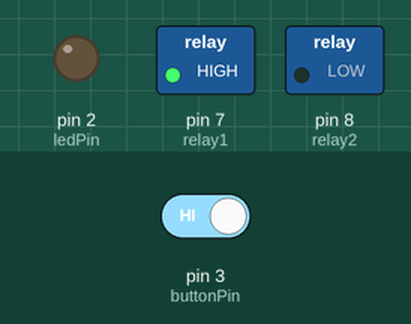
Recording of a sketch running on a simulated Arduino Uno, built with avr-gcc and run on an emulated ATmega328P. Parts: switched loads named in the sketch (green lamp = pin HIGH), output pins drawn as LEDs (lit = HIGH). The inputs (shaded band) are chosen by the test bench; at power-on: pin 3 (buttonPin) HIGH.

Above: at 10.8 s.
10.9 s: pin 3 (buttonPin) driven LOW
At 16.4 s:
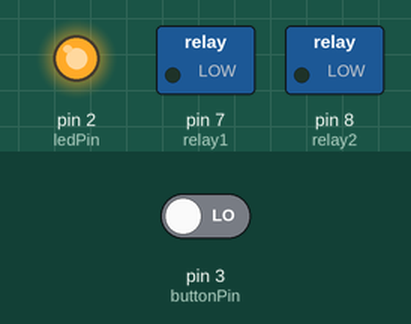
16.9 s: pin 3 (buttonPin) driven HIGH
At 26.4 s:
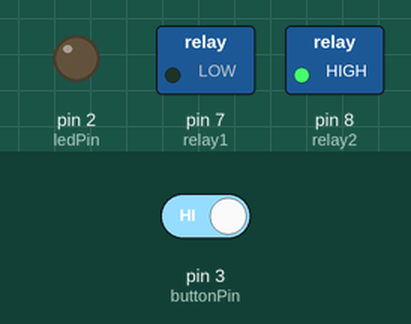
Timing chart, 0 to 31.5 s (numbered marks = the images above; inputs shaded):
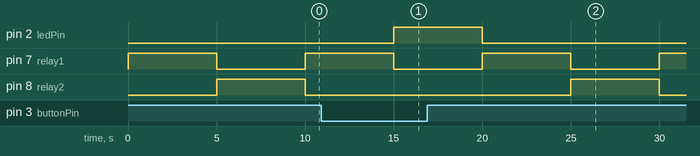

Measured:
- after the input at 10.9 s, pin 2 (ledPin): LOW → HIGH after 4.1 s; pin 8 (relay2): stays LOW (without the input it goes to HIGH after 4.1 s)
- after the input at 16.9 s, pin 2 (ledPin): HIGH → LOW after 3.1 s; pin 7 (relay1): LOW → HIGH after 3.1 s, → LOW 5.0 s later, → HIGH 5.0 s later; pin 8 (relay2): LOW → HIGH after 8.1 s, → LOW 5.0 s later

The sketch:

relaystoppb.ino
```cpp
const int relay1 = 7;
const int relay2 = 8;      // Fixed: was wrongly declared as relay1
const int buttonPin = 3;
const int ledPin = 2;

void setup()
{
  pinMode(relay1, OUTPUT);
  pinMode(relay2, OUTPUT);
  pinMode(buttonPin, INPUT_PULLUP);  // Internal pull-up, button reads LOW when pressed
  pinMode(ledPin, OUTPUT);
}

void loop()
{
  if (digitalRead(buttonPin) == LOW)   // Button is pressed
  {
    stopActuator();
    digitalWrite(ledPin, HIGH);        // LED ON
    delay(5000);
  }
  else                                 // Button not pressed
  {
    digitalWrite(ledPin, LOW);         // LED OFF
    extendActuator();
    delay(5000);

    if (digitalRead(buttonPin) == LOW) return; // Check again before retracting

    retractActuator();
    delay(5000);
  }
}

void extendActuator()
{
  digitalWrite(relay1, HIGH);
  digitalWrite(relay2, LOW);
}

void retractActuator()
{
  digitalWrite(relay1, LOW);
  digitalWrite(relay2, HIGH);
}

void stopActuator()
{
  digitalWrite(relay1, LOW);
  digitalWrite(relay2, LOW);
}
```
